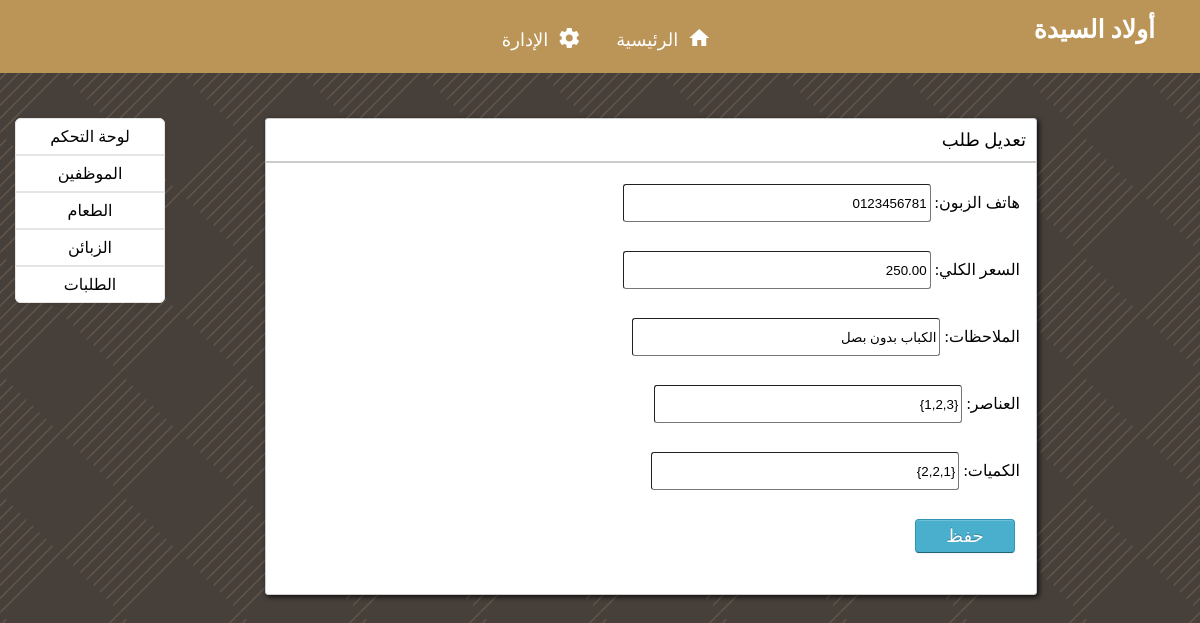
Page /edit_order.php?id=4 on the committed database.
### tables this page shows
CREATE TABLE `orders` (
  `ORDER_NO` int(11) NOT NULL,
  `CUST_NUMBER` varchar(15) NOT NULL,
  `TOTAL_PRICE` decimal(5,2) NOT NULL,
  `NOTES` varchar(200) DEFAULT NULL,
  `ITEMS_ID` text NOT NULL,
  `ITEMS_QUANTITY` text NOT NULL
);

### edit_order.php (the view, shortened to what this page needs)
<?php
$id = $_GET['id'];
?>
<!DOCTYPE html>
<html lang="en">
<head>
    <link rel="stylesheet" type="text/css" href="style.css" />
</head>
<body>
<div id="logo">
    <a href="index.php" title="Logo">أولاد السيدة</a>
</div>
<div class="nav" id="centered_nav">
    <a href="index.php" title="Home"><i class="material-icons">home</i>الرئيسية</a>
    <a href="management.php" title="Management"><i class="material-icons">settings</i>الإدارة</a>
</div>
<div class="main-dashboard">
    <div>
        <ul class="sidebar">
            <li><a href="management.php">لوحة التحكم</a></li>
            <li><a href="employees.php">الموظفين</a></li>
            <li><a href="menu.php">الطعام</a></li>
            <li><a href="customers.php">الزبائن</a></li>
            <li><a href="orders.php">الطلبات</a></li>
        </ul>
    </div>
    <div class="block">
        <div class="block-header">تعديل طلب</div>
        <div class="block-content">
            <?php
                $query = mysqli_query($GLOBALS['conn'],"select * from orders where ORDER_NO = '$id'")or die(mysqli_error($GLOBALS['conn']));
                $row = mysqli_fetch_array($query);
            ?>
            <form class="block-form" method="post" enctype="multipart/form-data">
                <div class="control-group">
                    <div class="controls">
                        <label class="control-label">
                            هاتف الزبون:
                            <input type="text" name="CUST_NUMBER" placeholder="Phone Number" value="<?php echo $row['CUST_NUMBER']; ?>" required>
                        </label>
                    </div>
                </div>
                <div class="control-group">
                    <div class="controls">
                        <label class="control-label">
                            السعر الكلي:
                            <input type="text" name="TOTAL_PRICE" placeholder="Total Price" value="<?php echo $row['TOTAL_PRICE']; ?>" required>
                        </label>
                    </div>
                </div>
                <div class="control-group">
                    <div class="controls">
                        <label class="control-label">
                            الملاحظات:
                            <input type="text" name="NOTES" placeholder="Notes" value="<?php echo $row['NOTES']; ?>" required>
                        </label>
                    </div>
                </div>
                <div class="control-group">
                    <div class="controls">
                        <label class="control-label">
                            العناصر:
                            <input type="text" name="ITEMS_ID" placeholder="Items ID" value="<?php echo $row['ITEMS_ID']; ?>" required>
                        </label>
                    </div>
                </div>
                <div class="control-group">
                    <div class="controls">
                        <label class="control-label">
                            الكميات:
                            <input type="text" name="ITEMS_QUANTITY" placeholder="Items Quantity" value="<?php echo $row['ITEMS_QUANTITY']; ?>" required>
                        </label>
                    </div>
                </div>
                <div class="control-group">
                    <div class="controls">
                        <button name="update" type="submit" class="btn btn-info">حفظ</button>
                    </div>
                </div>
            </form>
        </div>
    </div>
</div>
</body>
</html>

### style.css (style rules this page uses)
:root { --ocolor: #f4f3ee; --tcolor: #99582A; --bgcolor: #463f3a; --navbgcolor: #BB9457; --ficolor: #6F1D1B; --ccolor: #e7bc91; --ffont: Cairo; --sfont: Tajawal; }
body { margin:0; background-color: var(--bgcolor); font-family: var(--ffont), serif; direction: rtl; background-image: url("images/cube.png"); background-size: auto; background-attachment: scroll; background-position: center; background-repeat: repeat; background-origin: content-box; }
#logo { right: 30px; padding: 15px; position: absolute; color: #fff; font-size: 25px; font-family: var(--ffont), serif; font-weight: bold; text-decoration: none; }
#logo a { color: inherit; text-decoration: none; }
.nav { background-color: var(--navbgcolor); text-align: center; width: 100%; }
.nav a { display: inline-block; margin-right: -4px; color: #fff; padding: 22px 22px; text-decoration: none; font-family: var(--ffont), serif; font-size: 18px; transition: background 0.3s linear; z-index: 9; }
.material-icons { position: relative; top: 4px; left: 9px; }
.main-dashboard { display: block; margin: 15px; }
.sidebar { display: block; float: left; width: 150px; text-align: center; margin: 30px 0 0; padding: 0; background-color: #fff; border-radius: 6px; box-shadow: 0 1px 4px rgba(0,0,0,.065); list-style-type: none; }
.sidebar > li > a { display: block; width: 250px \9; padding: 8px 14px; border: 1px solid #e5e5e5; color: black; text-decoration: none; }
.sidebar > li:first-child > a { border-radius: 6px 6px 0 0; }
.sidebar > li:last-child > a { border-radius: 0 0 6px 6px; }
.block { float: left; border: 1px solid #ccc; background-color: white; margin: 30px 100px; width: calc(100% - 400px); box-shadow: 2px 2px 5px rgba(0, 0, 6, 0.75); border-radius: 3px; }
.block-content { margin: 1em; min-height: .25em; display: flex; flex-wrap: wrap; justify-content: space-around; flex-direction: row; }
.block-header { margin-bottom: 0; border-bottom: 2px solid #ccc; border-radius: 0; padding: 10px; font-size: large; }
.block-form { width: 100%; overflow-x: auto; }
.btn { display: inline-block; padding: 4px 12px; margin: 5px; color: #333333; text-align: center; text-decoration: none; text-shadow: 0 1px 1px rgba(255, 255, 255, 0.75); cursor: pointer; background-color: #f5f5f5; border: 1px solid #cccccc; border-radius: 4px; box-shadow: inset 0 1px 0 rgba(255, 255, 255, 0.2), 0 1px 2px rgba(0, 0, 0, 0.05); }
.btn-info { color: #ffffff; text-shadow: 0 -1px 0 rgba(0, 0, 0, 0.25); background-color: #49afcd; border-color: #2f96b4 #2f96b4 #1f6377; }
.control-group { width: 95%; display: table; margin-bottom: 20px; text-align: right; }
.controls { width: calc(100% - 15px); display: inline-block; padding-left: 20px; }
.control-label { float: right; width: calc(100% - 15px); padding-top: 5px; text-align: right; }
.controls button { width: 100px; padding: 5px; font-size: large; }
.controls input { width: 300px; height: 30px; padding: 3px; border-width: 1px; border-radius: 3px; }

### rows in the picture
orders: CUST_NUMBER "0123456781", TOTAL_PRICE "250.00", NOTES "الكباب بدون بصل", ITEMS_ID "{1,2,3}", ITEMS_QUANTITY "{2,2,1}"
